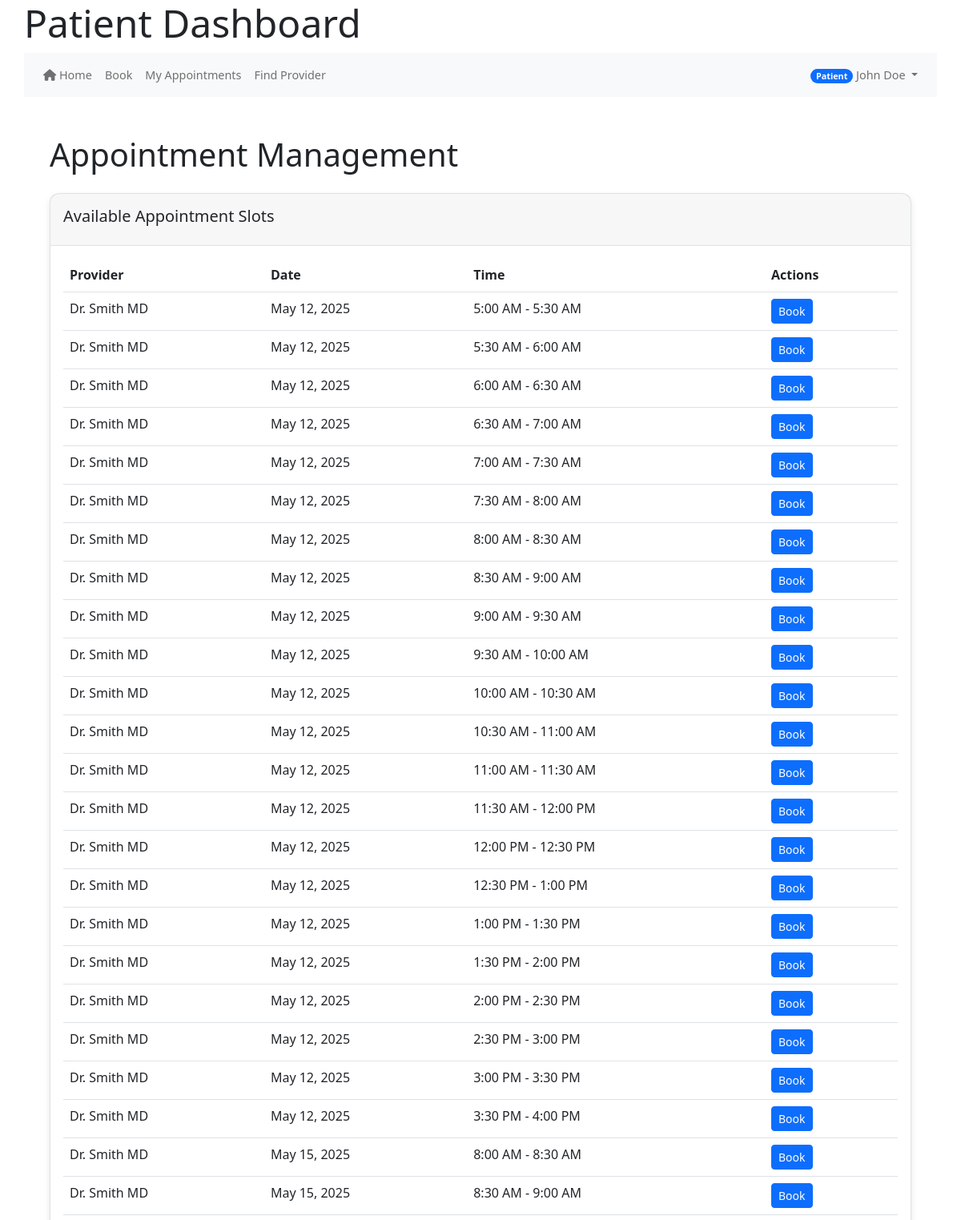
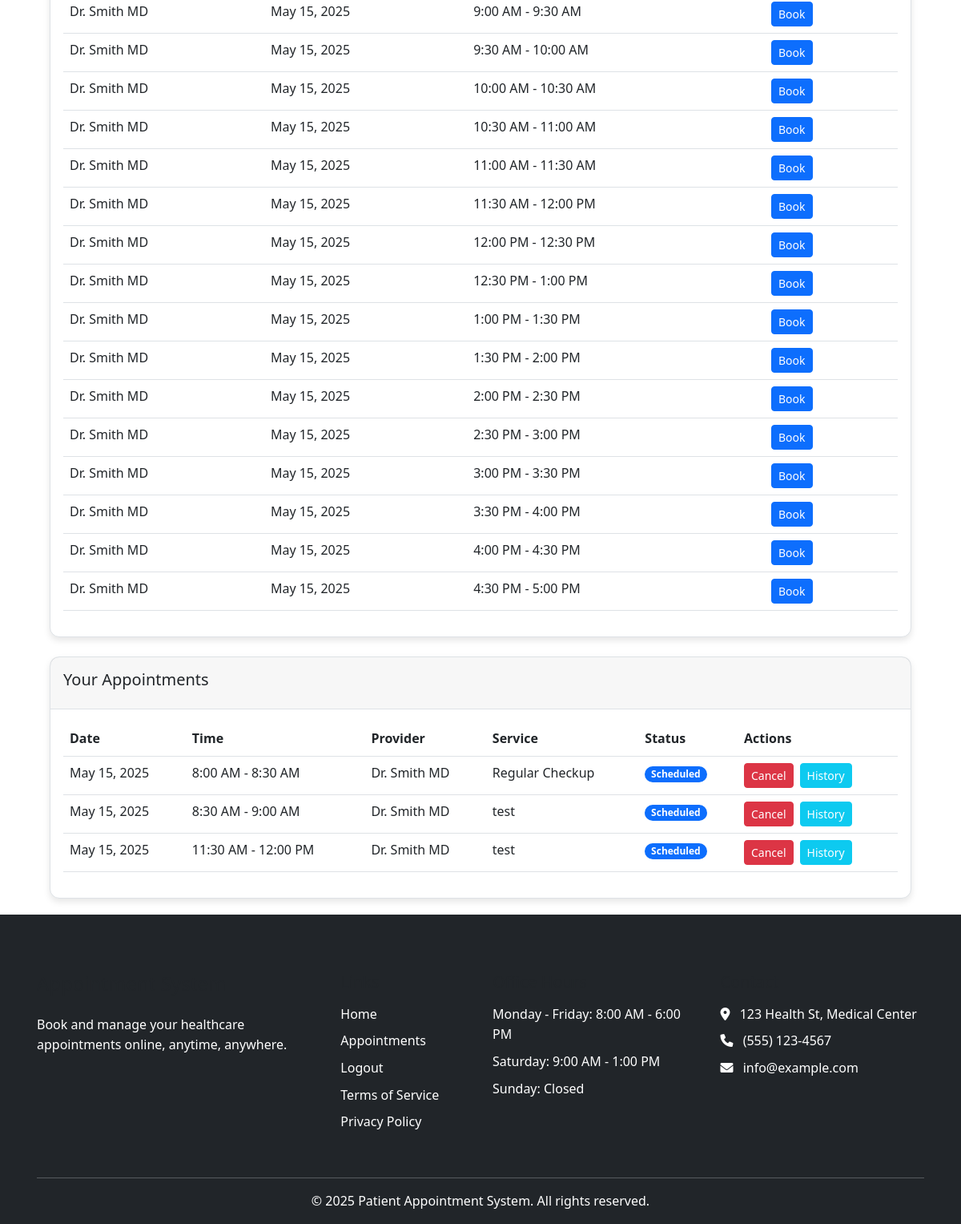
Before: /index.php/appointments (signed in) with the older database file (2 pictures, top to bottom).
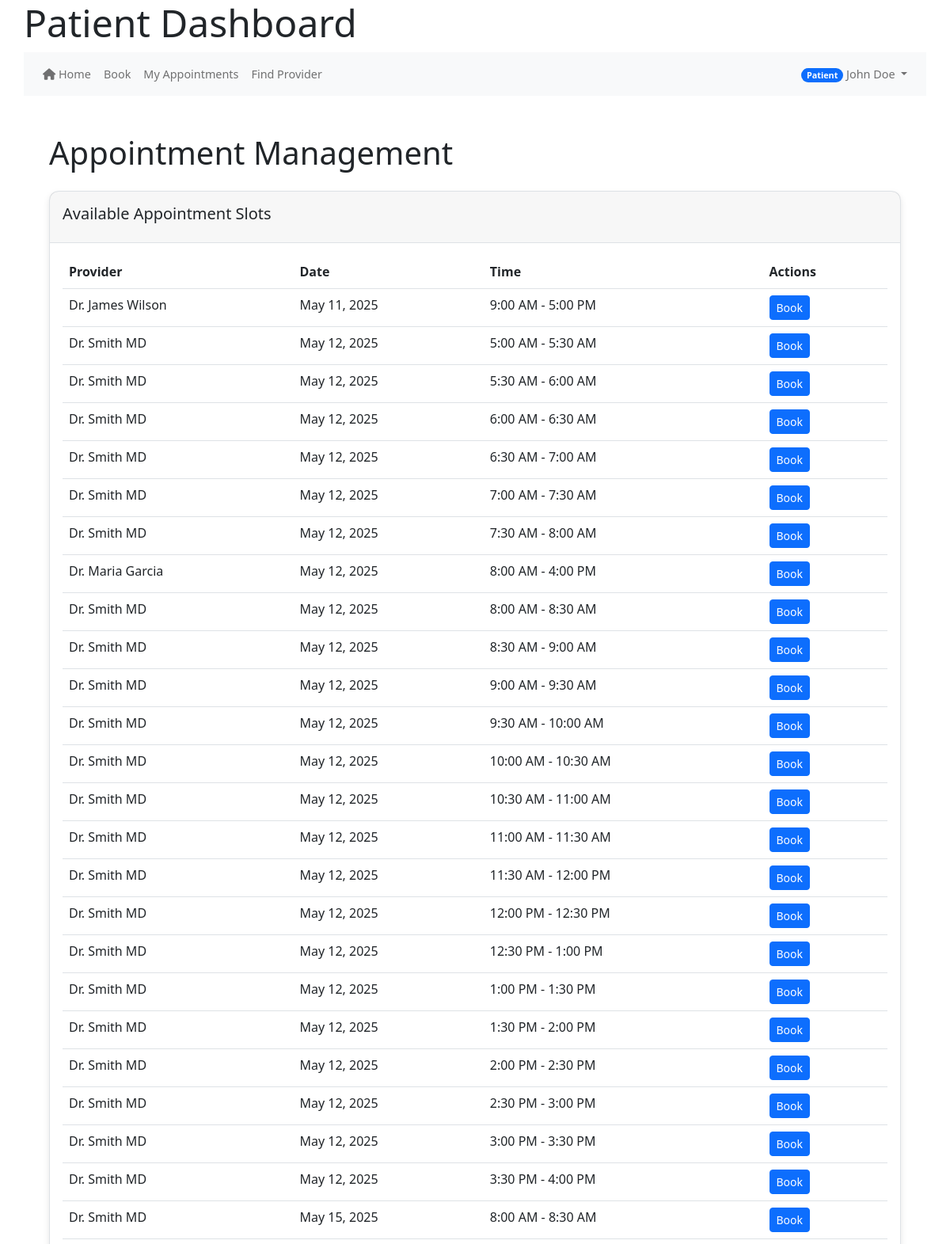
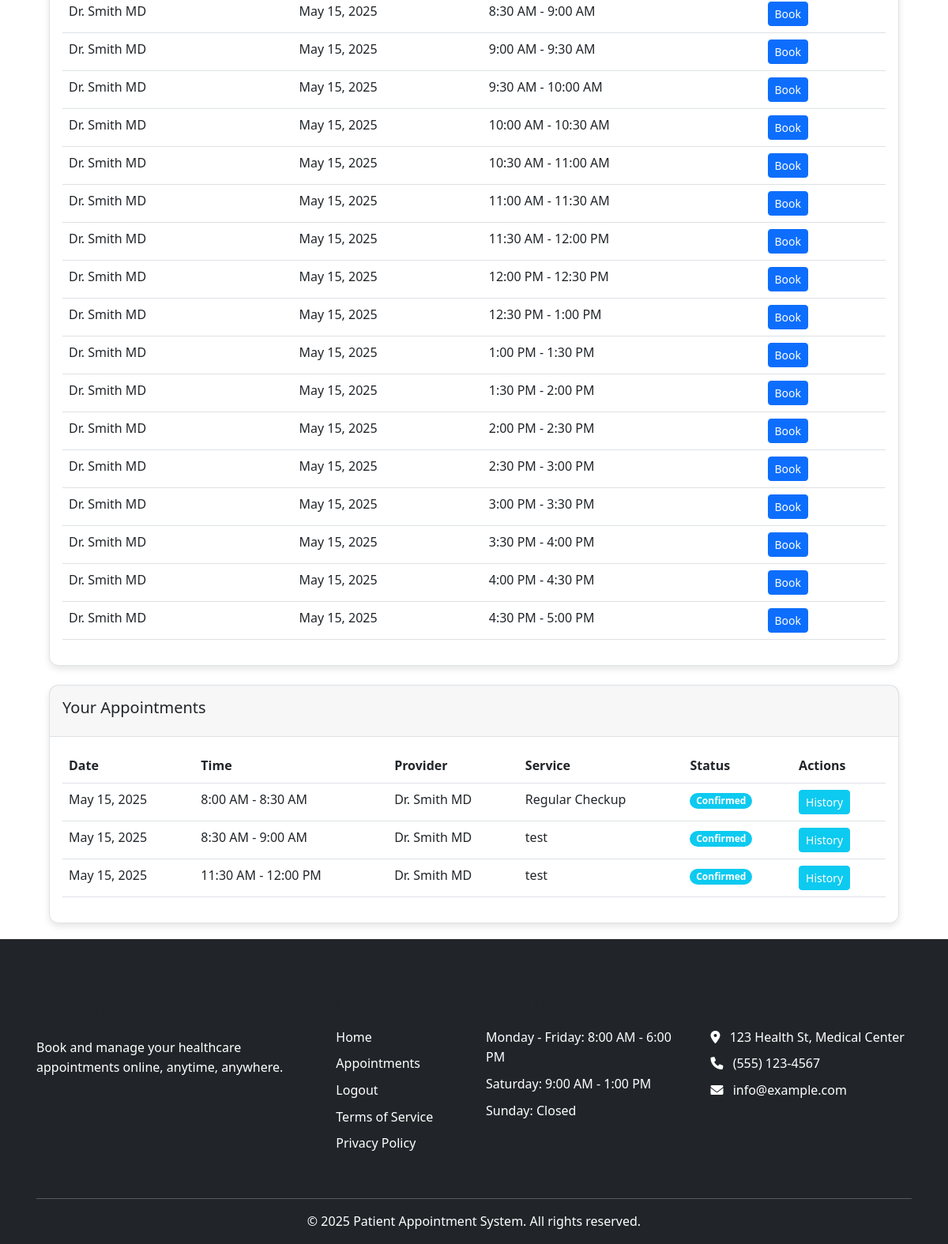
After: the same page with the newer database file (2 pictures, top to bottom).
### tables this page shows
CREATE TABLE IF NOT EXISTS `provider_availability` (
  `availability_id` int(11) NOT NULL AUTO_INCREMENT,
  `provider_id` int(11) NOT NULL,
  `availability_date` date NOT NULL,
  `start_time` time NOT NULL,
  `end_time` time NOT NULL,
  `is_available` tinyint(1) DEFAULT 1,
  `created_at` timestamp NOT NULL DEFAULT current_timestamp(),
  `is_recurring` tinyint(1) DEFAULT 0,
  `weekdays` varchar(20) DEFAULT NULL,
  `max_appointments` int(11) DEFAULT 1,
  `service_id` int(11) DEFAULT NULL,
  PRIMARY KEY (`availability_id`),
  KEY `fk_availability_service` (`service_id`)

);

CREATE TABLE IF NOT EXISTS `users` (
  `user_id` int(11) NOT NULL AUTO_INCREMENT,
  `email` varchar(255) NOT NULL,
  `password_hash` varchar(255) NOT NULL,
  `first_name` varchar(100) NOT NULL,
  `last_name` varchar(100) NOT NULL,
  `phone` varchar(20) DEFAULT NULL,
  `role` enum('patient','provider','admin','staff') NOT NULL,
  `is_active` tinyint(1) DEFAULT 1,
  `is_verified` tinyint(1) DEFAULT 0,
  `email_verified_at` datetime DEFAULT NULL,
  `created_at` datetime DEFAULT current_timestamp(),
  `last_login` datetime DEFAULT NULL,
  `verification_token` varchar(64) DEFAULT NULL,
  `reset_token` varchar(64) DEFAULT NULL,
  `reset_token_expires` datetime DEFAULT NULL,
  `token_expires` datetime DEFAULT NULL,
  `password_change_required` tinyint(1) DEFAULT 0,
  PRIMARY KEY (`user_id`)
);

CREATE TABLE IF NOT EXISTS `appointments` (
  `appointment_id` int(11) NOT NULL AUTO_INCREMENT,
  `patient_id` int(11) NOT NULL,
  `provider_id` int(11) NOT NULL,
  `service_id` int(11) NOT NULL,
  `appointment_date` date NOT NULL,
  `start_time` time NOT NULL,
  `end_time` time NOT NULL,
  `status` enum('scheduled','confirmed','completed','canceled','no_show') NOT NULL DEFAULT 'scheduled',
  `type` enum('in_person','virtual','phone') NOT NULL DEFAULT 'in_person',
  `notes` text DEFAULT NULL,
  `reason` text DEFAULT NULL,
  `reminder_sent` tinyint(1) DEFAULT 0,
  `confirmed_at` datetime DEFAULT NULL,
  `canceled_at` datetime DEFAULT NULL,
  `created_at` datetime DEFAULT current_timestamp(),
  `updated_at` datetime DEFAULT current_timestamp(),
  PRIMARY KEY (`appointment_id`),
  KEY `patient_id` (`patient_id`),
  KEY `provider_id` (`provider_id`),
  KEY `service_id` (`service_id`)

);

CREATE TABLE IF NOT EXISTS `services` (
  `service_id` int(11) NOT NULL AUTO_INCREMENT,
  `name` varchar(255) NOT NULL,
  `description` text DEFAULT NULL,
  `duration` int(11) DEFAULT 30,
  `price` decimal(10,2) DEFAULT NULL,
  `is_active` tinyint(1) DEFAULT 1,
  `created_at` timestamp NOT NULL DEFAULT current_timestamp(),
  PRIMARY KEY (`service_id`)
);

### controllers/appointments_controller.php (called while the page is built, shortened)
<?php
class AppointmentsController {
    private $appointmentModel;
    public function __construct() {
        $this->db = get_db();
        require_once MODEL_PATH . '/Appointment.php';
        $this->appointmentModel = new Appointment($this->db);
    }
    public function index() {
        $userRole = $_SESSION['role'];
        $userId = $_SESSION['user_id'];
        $availableSlots = $this->appointmentModel->getAvailableSlots();
        $userAppointments = [];
        if ($userRole === 'patient') {
            $userAppointments = $this->appointmentModel->getUpcomingAppointments($userId);
        } elseif ($userRole === 'provider') {
            $userAppointments = $this->appointmentModel->getByProvider($userId);
        } elseif ($userRole === 'admin') {
            $userAppointments = $this->appointmentModel->getAllAppointments();
        }
        include VIEW_PATH . '/appointments/index.php';
    }
}
?>

### public_html/bootstrap.php (called while the page is built, shortened)
<?php
require_once APP_ROOT . '/core/helpers.php';
require_once CORE_PATH . '/helpers.php';
function get_db() {
    static $db = null;
    if ($db === null) {
        if (defined('DB_HOST') && defined('DB_USER') && defined('DB_PASS') && defined('DB_NAME')) {
            $db = new mysqli(DB_HOST, DB_USER, DB_PASS, DB_NAME);
            $db->set_charset('utf8mb4');
        } else {
            throw new Exception("Database constants not defined");
        }
    }
    return $db;
}
return true;

### models/Appointment.php (called while the page is built, shortened)
<?php
class Appointment {
    private $db;
    public function __construct($db) {
        $this->db = $db;
    }
    public function getUpcomingAppointments($patient_id) {
        $appointments = [];
        $stmt = $this->db->prepare("
            SELECT
                a.*,
                s.name AS service_name,
                provider.first_name AS provider_first_name,
                provider.last_name AS provider_last_name
            FROM appointments a
            LEFT JOIN services s ON a.service_id = s.service_id
            LEFT JOIN users provider ON a.provider_id = provider.user_id
            WHERE a.patient_id = ?
            AND a.appointment_date >= CURDATE()
            ORDER BY a.appointment_date, a.start_time
        ");
        $stmt->bind_param("i", $patient_id);
        $stmt->execute();
        $result = $stmt->get_result();
        if ($result) {
            while ($row = $result->fetch_assoc()) {
                $appointments[] = $row;
            }
        }
        return $appointments;
    }
    public function getAvailableSlots($provider_id = null) {
        $slots = [];
        $query = "
            SELECT
                pa.*,
                pa.availability_date AS available_date,
                u.first_name,
                u.last_name
            FROM provider_availability pa
            JOIN users u ON pa.provider_id = u.user_id
            WHERE pa.is_available = 1
                AND pa.availability_date >= CURDATE()
        ";
        $query .= " ORDER BY pa.availability_date, pa.start_time";
        if ($provider_id) {
            $stmt = $this->db->prepare($query);
            $stmt->bind_param("i", $provider_id);
            $stmt->execute();
            $result = $stmt->get_result();
        } else {
            $result = $this->db->query($query);
        }
        if ($result) {
            while ($row = $result->fetch_assoc()) {
                $slots[] = $row;
            }
        }
        return $slots;
    }
}
?>

### core/helpers.php (called while the page is built, shortened)
<?php
function base_url($path = '') {
    $protocol = isset($_SERVER['HTTPS']) && $_SERVER['HTTPS'] !== 'off' ? 'https' : 'http';
    $host = $_SERVER['HTTP_HOST'] ?? 'localhost';
    $script_name = $_SERVER['SCRIPT_NAME'];
    $base_dir = dirname($script_name);
    $base_url = "{$protocol}://{$host}{$base_dir}";
    $base_url = rtrim($base_url, '/');
    $path = ltrim($path, '/');
    return $path ? "{$base_url}/{$path}" : $base_url;
}

### views/appointments/index.php (the view, shortened to what the rows shown need)
<?php include VIEW_PATH . '/partials/header.php'; ?>
<div class="container mt-4">
    <h1 class="mb-4">Appointment Management</h1>
    <?php if ($_SESSION['role'] === 'patient' || $_SESSION['role'] === 'admin'): ?>
        <div class="card mb-4">
            <div class="card-body">
                <?php if (!empty($availableSlots)): ?>
                    <div class="table-responsive">
                        <table class="table table-hover">
                            <thead>
                                <tr>
                                    <th>Provider</th>
                                    <th>Date</th>
                                    <th>Time</th>
                                    <th>Actions</th>
                                </tr>
                            </thead>
                            <tbody>
                                <?php foreach ($availableSlots as $slot): ?>
                                <tr>
                                    <td><?= htmlspecialchars($slot['first_name'] . ' ' . $slot['last_name']) ?></td>
                                    <td><?= htmlspecialchars(date('F j, Y', strtotime($slot['available_date']))) ?></td>
                                    <td><?= htmlspecialchars(date('g:i A', strtotime($slot['start_time']))) ?> -
                                        <?= htmlspecialchars(date('g:i A', strtotime($slot['end_time']))) ?></td>
                                    <td>
                                        <a href="<?= base_url('index.php/patient/book?id=' . $slot['availability_id']) ?>"
                                           class="btn btn-primary btn-sm">Book</a>
                                    </td>
                                </tr>
                                <?php endforeach; ?>
                            </tbody>
                        </table>
                    </div>
                <?php else: ?>
                    <p class="mb-0">No available appointment slots found.</p>
                <?php endif; ?>
            </div>
        </div>
    <?php endif; ?>
    <div class="card">
        <div class="card-body">
            <?php if (!empty($userAppointments)): ?>
                <div class="table-responsive">
                    <table class="table table-hover">
                        <thead>
                            <tr>
                                <th>Date</th>
                                <th>Time</th>
                                <?php if ($_SESSION['role'] === 'patient'): ?>
                                    <th>Provider</th>
                                <?php elseif ($_SESSION['role'] === 'provider'): ?>
                                    <th>Patient</th>
                                <?php else: ?>
                                    <th>Provider</th>
                                    <th>Patient</th>
                                <?php endif; ?>
                                <th>Service</th>
                                <th>Status</th>
                                <th>Actions</th>
                            </tr>
                        </thead>
                        <tbody>
                            <?php foreach ($userAppointments as $appointment): ?>
                            <tr>
                                <td><?= htmlspecialchars(date('F j, Y', strtotime($appointment['appointment_date']))) ?></td>
                                <td><?= htmlspecialchars(date('g:i A', strtotime($appointment['start_time']))) ?> -
                                    <?= htmlspecialchars(date('g:i A', strtotime($appointment['end_time']))) ?></td>
                                <?php if ($_SESSION['role'] === 'patient'): ?>
                                    <td><?= htmlspecialchars($appointment['provider_first_name'] . ' ' . $appointment['provider_last_name']) ?></td>
                                <?php elseif ($_SESSION['role'] === 'provider'): ?>
                                    <td><?= htmlspecialchars($appointment['patient_first_name'] . ' ' . $appointment['patient_last_name']) ?></td>
                                <?php else: ?>
                                    <td><?= htmlspecialchars($appointment['provider_first_name'] . ' ' . $appointment['provider_last_name']) ?></td>
                                    <td><?= htmlspecialchars($appointment['patient_first_name'] . ' ' . $appointment['patient_last_name']) ?></td>
                                <?php endif; ?>
                                <td><?= htmlspecialchars($appointment['service_name']) ?></td>
                                <td>
                                    <span class="badge bg-<?= getStatusBadgeClass($appointment['status']) ?>">
                                        <?= htmlspecialchars(ucfirst($appointment['status'])) ?>
                                    </span>
                                </td>
                                <td>
                                    <div class="d-flex">
                                        <?php if ($appointment['status'] === 'scheduled' && ($appointment['patient_id'] == $_SESSION['user_id'] || $_SESSION['role'] === 'admin')): ?>
                                            <a href="<?= base_url('index.php/appointments/cancel?id=' . $appointment['appointment_id']) ?>"
                                               class="btn btn-danger btn-sm me-2">Cancel</a>
                                        <?php endif; ?>
                                        <a href="<?= base_url('index.php/appointments/history?id=' . $appointment['appointment_id']) ?>"
                                           class="btn btn-info btn-sm">History</a>
                                    </div>
                                </td>
                            </tr>
                            <?php endforeach; ?>
                        </tbody>
                    </table>
                </div>
            <?php else: ?>
                <p class="mb-0">No appointments found.</p>
            <?php endif; ?>
        </div>
    </div>
</div>
<?php
function getStatusBadgeClass($status) {
    switch ($status) {
        case 'scheduled':
            return 'primary';
        case 'confirmed':
            return 'info';
    }
}
?>
<?php include VIEW_PATH . '/partials/footer.php'; ?>

Changed rows visible on the page:
added provider_availability: users.first_name+last_name "Dr. James Wilson", availability_date "May 11, 2025", start_time "9:00 AM", end_time "5:00 PM"
added provider_availability: users.first_name+last_name "Dr. Maria Garcia", availability_date "May 12, 2025", start_time "8:00 AM", end_time "4:00 PM"
changed appointments "8:00 AM": status "Scheduled" → "Confirmed"; no longer shows "Cancel"
changed appointments "9:00 AM": status "Scheduled" → "Confirmed"; no longer shows "Cancel"
changed appointments "11:30 AM": status "Scheduled" → "Confirmed"; no longer shows "Cancel"
